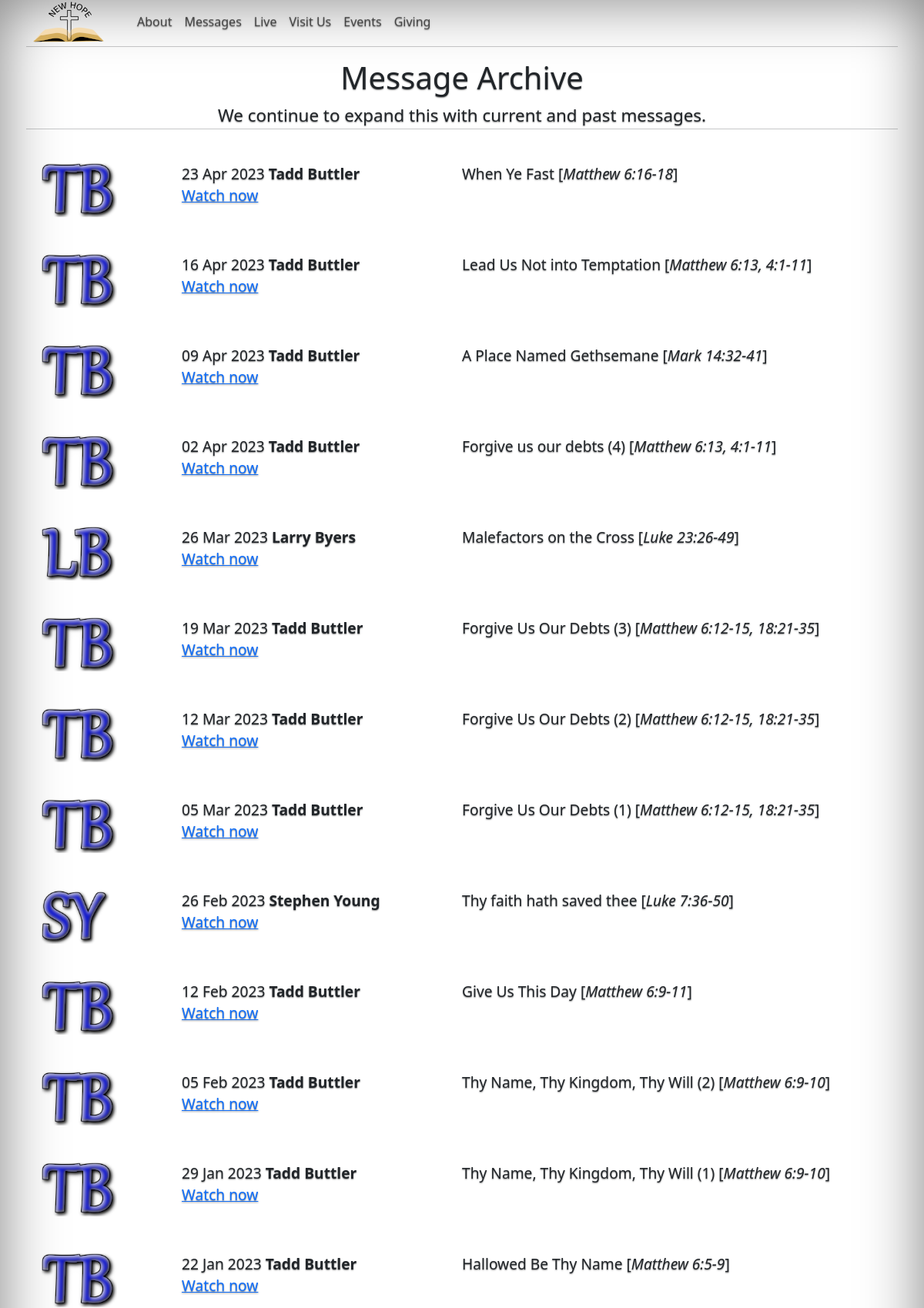
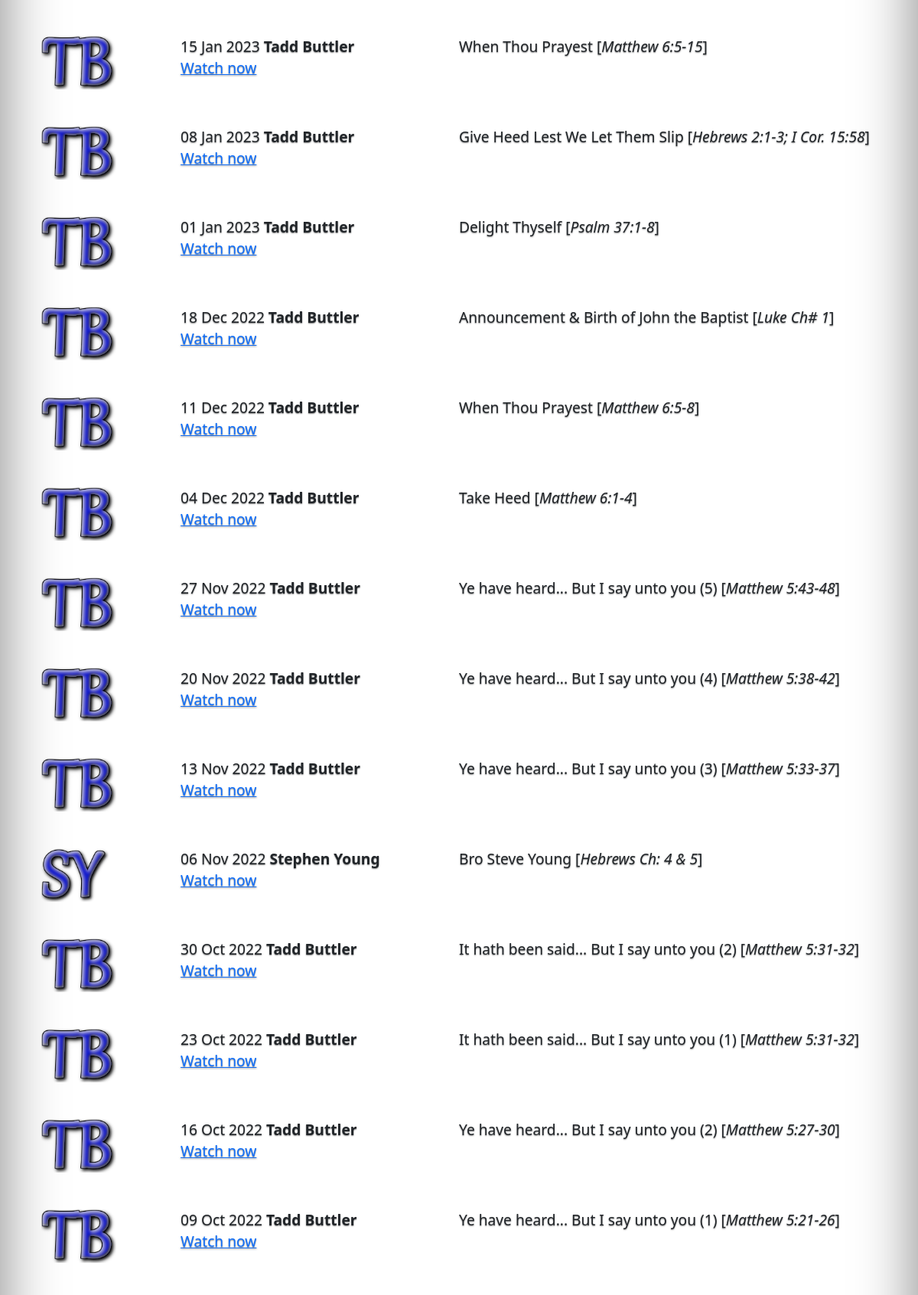
Screenshot of /message-archive (upper part) with the database file from the repository (2 pictures, top to bottom).
### app/models.py (models this page shows, shortened)
class VideoMessage(db.Model):
    id = db.Column(db.Integer, primary_key=True)
    title = db.Column(db.String(128))
    description = db.Column(db.String(256))
    timestamp = db.Column(db.DateTime, index=True, default=datetime.utcnow)
    youtube_id = db.Column(db.String(256), unique=True)
    speaker_id = db.Column(db.Integer, db.ForeignKey('speaker.id'))
    is_published = db.Column(db.Boolean)

### app/routes.py (the view)
@app.route('/message-archive', methods=['GET'])
def message_archive():
    app.logger.info('message_archive.html')
    pageModel.messages = GetMessages()
    return render_template('message_archive.html', model = pageModel)

### app/routes.py (called while the page is built)
def MapMessage(sequence: int, message: VideoMessage, image: Image) -> Message:
    result = Message(message.id)
    result.title = message.title
    result.timestamp = message.timestamp
    result.description = message.description
    result.youtube_id = message.youtube_id
    result.speaker_id = message.speaker_id
    result.speaker = f'{message.speaker.first_name} {message.speaker.last_name}'
    result.speaker_is_guest = message.speaker.is_guest
    result.speaker_icon_file_name = message.speaker.icon_file_name
    result.is_published = message.is_published
    result.sequence = sequence
    if bool(image):
        result.image_file = image.filename
        result.image_description = image.description
    return result

def GetMessages(count: int = 0, includeImages: bool = False):
    messages = []
    imageList = []
    if bool(count):
        messageList = VideoMessage.query.order_by(VideoMessage.timestamp.desc()).limit(count).all()
    else:
        messageList = VideoMessage.query.order_by(VideoMessage.timestamp.desc()).all()
    if includeImages:
        imageList = GetImages()
    index = 0
    numOfImages = len(imageList)
    app.logger.info(f'{len(messageList)} video message were retrieved to display.')
    for message in messageList:
        messages.append(MapMessage(
            index,
            message,
            None if index >= numOfImages else imageList[index])) # Add a default image?
        index = index + 1
    return messages

### app/templates/message_archive.html (shortened to what this page needs)
{% extends "base.html" %}
{% block content %}
<div class="row p-1">
    <hr>
    <div class="col-12" style="text-align: center;">
        <h1>Message Archive</h1>
        <span style="font-size: 1.4em">We continue to expand this with current and past messages.</span>
    </div>
    <hr>
</div>
{% for message in model.messages %}
<div class="row p-4 rounded" style="font-size:1.2em;">
    <div class="p-0 col-xl-2 col-md-2 col-sm-3 col-4">
        <div class="{{ message.speaker_icon_file_name }}" style="min-height:70px;"></div>
    </div>
    <div class="p-0 col-xl-4 col-md-5 col-sm-9 col-8">
        {{ message.timestamp.strftime('%d %b %Y') }} <b>{{ message.speaker }}</b><br> <a class="nh-watch-btn" data-url="https://www.youtube.com/embed/{{ message.youtube_id }}" href="#">Watch now</a>
    </div>
    <div class="p-0 col-xl-6 col-md-5 col-sm-12">
        {{message.title}} [<em style="font-weight:300;">{{ message.description }}</em>]
    </div>
</div>
{% endfor %}
{% endblock %}

### rows the page displays
VideoMessage: timestamp "23 Apr 2023", title "When Ye Fast", description "Matthew 6:16-18"
VideoMessage: timestamp "16 Apr 2023", title "Lead Us Not into Temptation", description "Matthew 6:13, 4:1-11"
VideoMessage: timestamp "09 Apr 2023", title "A Place Named Gethsemane", description "Mark 14:32-41"
VideoMessage: timestamp "02 Apr 2023", title "Forgive us our debts (4)", description "Matthew 6:13, 4:1-11"
VideoMessage: timestamp "26 Mar 2023", title "Malefactors on the Cross", description "Luke 23:26-49"
VideoMessage: timestamp "19 Mar 2023", title "Forgive Us Our Debts (3)", description "Matthew 6:12-15, 18:21-35"
VideoMessage: timestamp "12 Mar 2023", title "Forgive Us Our Debts (2)", description "Matthew 6:12-15, 18:21-35"
VideoMessage: timestamp "05 Mar 2023", title "Forgive Us Our Debts (1)", description "Matthew 6:12-15, 18:21-35"
VideoMessage: timestamp "26 Feb 2023", title "Thy faith hath saved thee", description "Luke 7:36-50"
VideoMessage: timestamp "12 Feb 2023", title "Give Us This Day", description "Matthew 6:9-11"
VideoMessage: timestamp "05 Feb 2023", title "Thy Name, Thy Kingdom, Thy Will (2)", description "Matthew 6:9-10"
VideoMessage: timestamp "29 Jan 2023", title "Thy Name, Thy Kingdom, Thy Will (1)", description "Matthew 6:9-10"
VideoMessage: timestamp "22 Jan 2023", title "Hallowed Be Thy Name", description "Matthew 6:5-9"
VideoMessage: timestamp "15 Jan 2023", title "When Thou Prayest", description "Matthew 6:5-15"
VideoMessage: timestamp "08 Jan 2023", title "Give Heed Lest We Let Them Slip", description "Hebrews 2:1-3; I Cor. 15:58"
VideoMessage: timestamp "01 Jan 2023", title "Delight Thyself", description "Psalm 37:1-8"
VideoMessage: timestamp "18 Dec 2022", title "Announcement & Birth of John the Baptist", description "Luke Ch# 1"
VideoMessage: timestamp "11 Dec 2022", title "When Thou Prayest", description "Matthew 6:5-8"
VideoMessage: timestamp "04 Dec 2022", title "Take Heed", description "Matthew 6:1-4"
VideoMessage: timestamp "27 Nov 2022", title "Ye have heard... But I say unto you (5)", description "Matthew 5:43-48"
VideoMessage: timestamp "20 Nov 2022", title "Ye have heard... But I say unto you (4)", description "Matthew 5:38-42"
VideoMessage: timestamp "13 Nov 2022", title "Ye have heard... But I say unto you (3)", description "Matthew 5:33-37"
VideoMessage: timestamp "06 Nov 2022", title "Bro Steve Young", description "Hebrews Ch: 4 & 5"
VideoMessage: timestamp "30 Oct 2022", title "It hath been said... But I say unto you (2)", description "Matthew 5:31-32"
VideoMessage: timestamp "23 Oct 2022", title "It hath been said... But I say unto you (1)", description "Matthew 5:31-32"
VideoMessage: timestamp "16 Oct 2022", title "Ye have heard... But I say unto you (2)", description "Matthew 5:27-30"
VideoMessage: timestamp "09 Oct 2022", title "Ye have heard... But I say unto you (1)", description "Matthew 5:21-26"

### other values shown
{{ message.speaker }} "Tadd Buttler" "Tadd Buttler" "Tadd Buttler" "Tadd Buttler" "Larry Byers" "Tadd Buttler" "Tadd Buttler" "Tadd Buttler" "Stephen Young" "Tadd Buttler" "Tadd Buttler" "Tadd Buttler" "Tadd Buttler" "Tadd Buttler" "Tadd Buttler" "Tadd Buttler" "Tadd Buttler" "Tadd Buttler" "Tadd Buttler" "Tadd Buttler" "Tadd Buttler" "Tadd Buttler" "Stephen Young" "Tadd Buttler" "Tadd Buttler" "Tadd Buttler" "Tadd Buttler"
